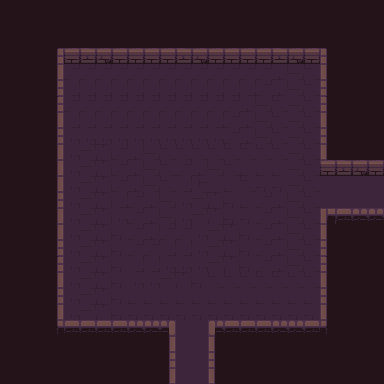

A 2D game scene composited from a Tiled map and its tileset images. What follows is a short description and the map's XML, with each tile layer's data collapsed to a summary:
An orthogonal 24x24 tile map with 16x16 px tiles, 5 tile layers (background, road, wall, item, ...), 1 hidden layer not drawn, 3 tilesets.

<map version="1.2" tiledversion="1.3.4" orientation="orthogonal" renderorder="right-down" compressionlevel="0" width="24" height="24" tilewidth="16" tileheight="16" infinite="0" nextlayerid="8" nextobjectid="1">
 <tileset firstgid="1" name="Dungeon_Tileset" tilewidth="16" tileheight="16" tilecount="100" columns="10">
  <image source="Dungeon_Tileset.png" width="160" height="160" />
 </tileset>
 <tileset firstgid="101" name="flag" tilewidth="16" tileheight="16" tilecount="4" columns="4">
  <image source="flag.png" width="64" height="16" />
  <tile id="0">
   <animation>
    <frame tileid="3" duration="200" />
    <frame tileid="2" duration="200" />
    <frame tileid="1" duration="200" />
    <frame tileid="0" duration="200" />
   </animation>
  </tile>
 </tileset>
 <tileset firstgid="105" name="torch" tilewidth="16" tileheight="16" tilecount="4" columns="4">
  <image source="torch.png" width="64" height="16" />
  <tile id="0">
   <animation>
    <frame tileid="3" duration="200" />
    <frame tileid="2" duration="200" />
    <frame tileid="1" duration="200" />
    <frame tileid="0" duration="200" />
   </animation>
  </tile>
 </tileset>
 <layer id="1" name="background" width="24" height="24">
  <data>[576 cells, 576 non-empty, 1 distinct tile ids]</data>
 </layer>
 <layer id="5" name="road" width="24" height="24">
  <data>[576 cells, 272 non-empty, 1 distinct tile ids]</data>
 </layer>
 <layer id="3" name="wall" width="24" height="24">
  <data>[576 cells, 76 non-empty, 21 distinct tile ids]</data>
 </layer>
 <layer id="4" name="item" width="24" height="24">
  <data>[576 cells, 0 non-empty, 0 distinct tile ids]</data>
 </layer>
 <layer id="7" name="pickarea" width="24" height="24">
  <data>[576 cells, 256 non-empty, 12 distinct tile ids]</data>
 </layer>
 <layer id="6" name="smog" width="24" height="24" visible="0">
  <data>[576 cells, 576 non-empty, 1 distinct tile ids]</data>
 </layer>
</map>
